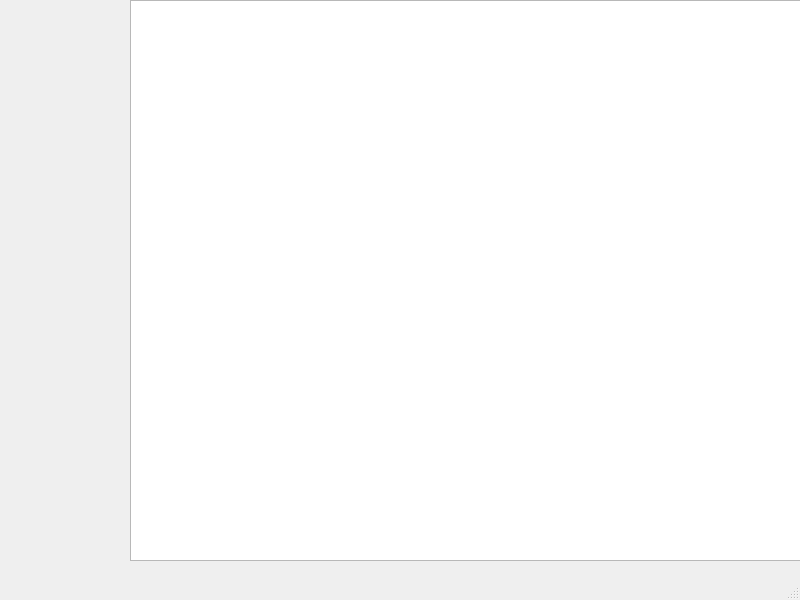
<?xml version="1.0" encoding="UTF-8"?>
<ui version="4.0">
 <class>DimitryEditor</class>
 <widget class="QMainWindow" name="DimitryEditor">
  <property name="geometry">
   <rect>
    <x>0</x>
    <y>0</y>
    <width>800</width>
    <height>600</height>
   </rect>
  </property>
  <property name="windowTitle">
   <string notr="true">DimitryEditor</string>
  </property>
  <widget class="QWidget" name="centralwidget">
   <widget class="QTextEdit" name="textEdit">
    <property name="geometry">
     <rect>
      <x>130</x>
      <y>0</y>
      <width>671</width>
      <height>561</height>
     </rect>
    </property>
    <property name="documentTitle">
     <string>asdf</string>
    </property>
   </widget>
  </widget>
  <widget class="QMenuBar" name="menubar">
   <property name="geometry">
    <rect>
     <x>0</x>
     <y>0</y>
     <width>800</width>
     <height>23</height>
    </rect>
   </property>
  </widget>
  <widget class="QStatusBar" name="statusbar"/>
 </widget>
 <resources/>
 <connections/>
</ui>
